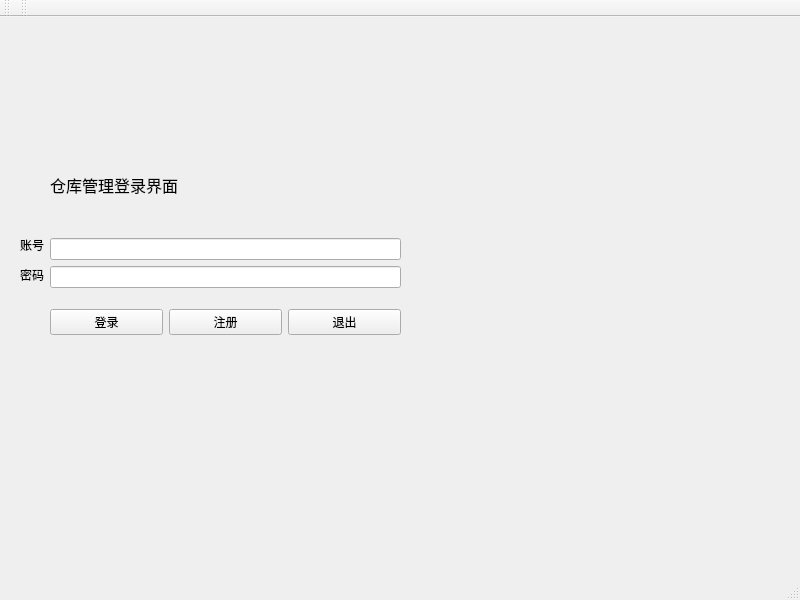
<?xml version="1.0" encoding="UTF-8"?>
<ui version="4.0">
 <class>MainWindow</class>
 <widget class="QMainWindow" name="MainWindow">
  <property name="geometry">
   <rect>
    <x>0</x>
    <y>0</y>
    <width>800</width>
    <height>600</height>
   </rect>
  </property>
  <property name="minimumSize">
   <size>
    <width>800</width>
    <height>600</height>
   </size>
  </property>
  <property name="windowTitle">
   <string>登录</string>
  </property>
  <widget class="QWidget" name="centralwidget">
   <widget class="QWidget" name="layoutWidget">
    <property name="geometry">
     <rect>
      <x>50</x>
      <y>120</y>
      <width>351</width>
      <height>151</height>
     </rect>
    </property>
    <layout class="QVBoxLayout" name="verticalLayout">
     <item>
      <widget class="QLabel" name="label">
       <property name="font">
        <font>
         <family>华文宋体</family>
         <pointsize>12</pointsize>
        </font>
       </property>
       <property name="text">
        <string>仓库管理登录界面</string>
       </property>
      </widget>
     </item>
     <item>
      <widget class="QLineEdit" name="username">
       <property name="text">
        <string/>
       </property>
      </widget>
     </item>
     <item>
      <widget class="QLineEdit" name="password">
       <property name="text">
        <string/>
       </property>
       <property name="echoMode">
        <enum>QLineEdit::EchoMode::Password</enum>
       </property>
      </widget>
     </item>
    </layout>
   </widget>
   <widget class="QWidget" name="layoutWidget">
    <property name="geometry">
     <rect>
      <x>50</x>
      <y>280</y>
      <width>351</width>
      <height>51</height>
     </rect>
    </property>
    <layout class="QHBoxLayout" name="horizontalLayout">
     <item>
      <widget class="QPushButton" name="btn_login">
       <property name="text">
        <string>登录</string>
       </property>
      </widget>
     </item>
     <item>
      <widget class="QPushButton" name="btn_register">
       <property name="text">
        <string>注册</string>
       </property>
      </widget>
     </item>
     <item>
      <widget class="QPushButton" name="btn_exit">
       <property name="text">
        <string>退出</string>
       </property>
      </widget>
     </item>
    </layout>
   </widget>
   <widget class="QLabel" name="label_2">
    <property name="geometry">
     <rect>
      <x>20</x>
      <y>220</y>
      <width>31</width>
      <height>16</height>
     </rect>
    </property>
    <property name="text">
     <string>账号</string>
    </property>
   </widget>
   <widget class="QLabel" name="label_3">
    <property name="geometry">
     <rect>
      <x>20</x>
      <y>250</y>
      <width>31</width>
      <height>16</height>
     </rect>
    </property>
    <property name="text">
     <string>密码</string>
    </property>
   </widget>
  </widget>
  <widget class="QMenuBar" name="menubar">
   <property name="geometry">
    <rect>
     <x>0</x>
     <y>0</y>
     <width>800</width>
     <height>21</height>
    </rect>
   </property>
  </widget>
  <widget class="QStatusBar" name="statusbar"/>
  <widget class="QToolBar" name="toolBar">
   <property name="windowTitle">
    <string>toolBar</string>
   </property>
   <attribute name="toolBarArea">
    <enum>TopToolBarArea</enum>
   </attribute>
   <attribute name="toolBarBreak">
    <bool>false</bool>
   </attribute>
  </widget>
  <widget class="QToolBar" name="toolBar_2">
   <property name="windowTitle">
    <string>toolBar_2</string>
   </property>
   <attribute name="toolBarArea">
    <enum>TopToolBarArea</enum>
   </attribute>
   <attribute name="toolBarBreak">
    <bool>false</bool>
   </attribute>
  </widget>
 </widget>
 <resources/>
 <connections/>
</ui>
